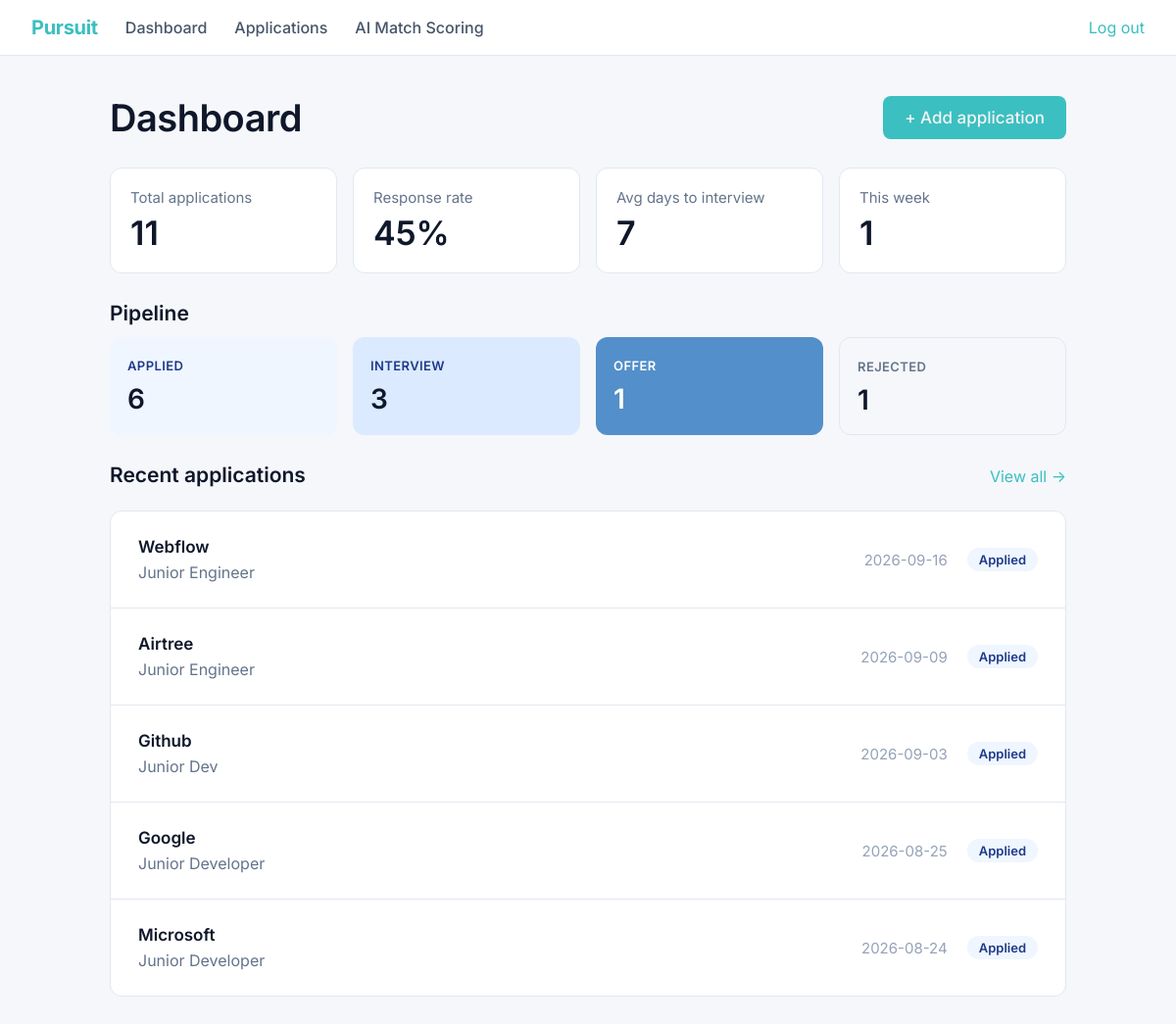
The page /dashboard (signed in) on the database as committed earlier.
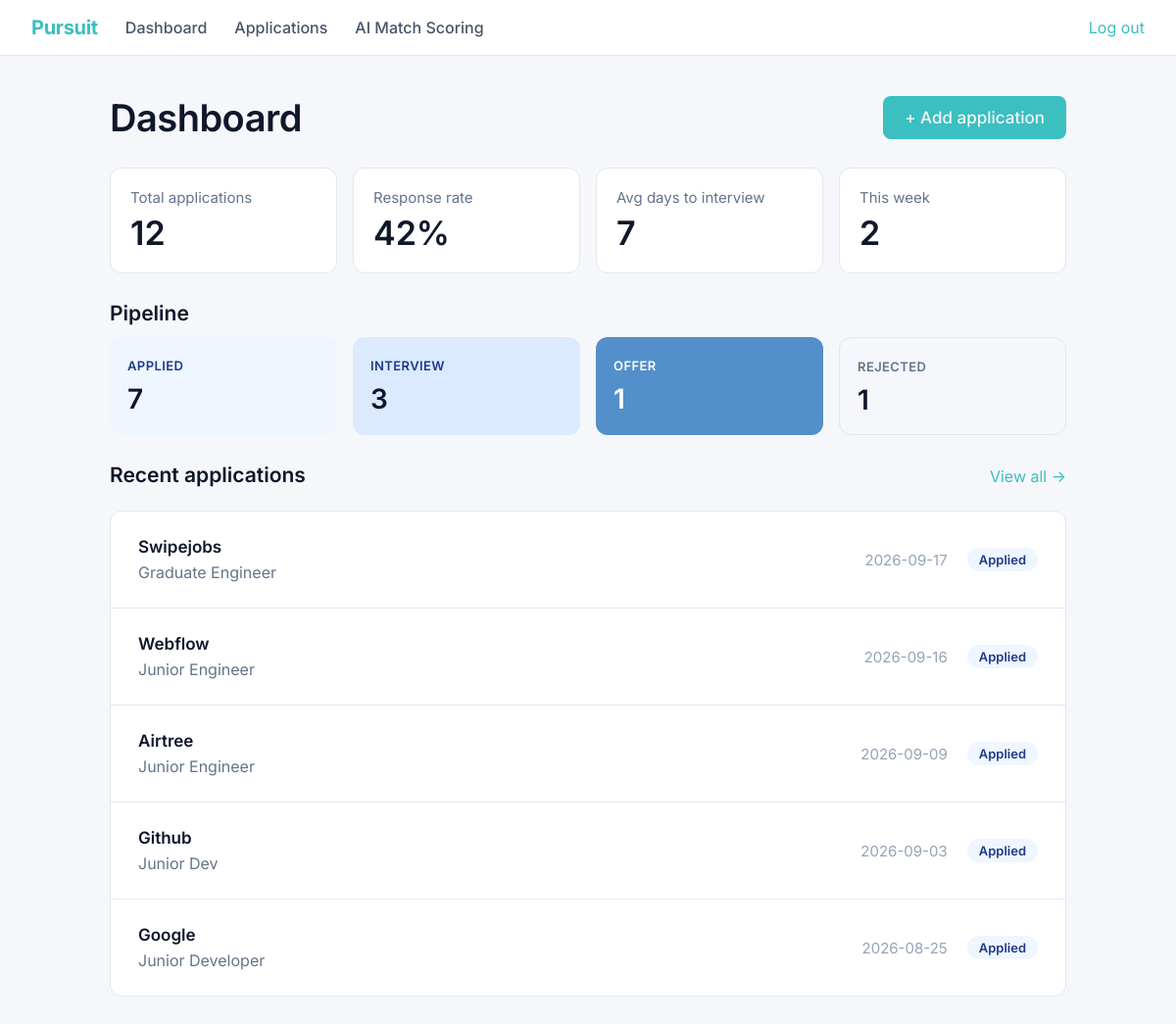
The same page on the database as committed later.
### tables this page shows
CREATE TABLE applications (
            id INTEGER PRIMARY KEY AUTOINCREMENT,
            company TEXT,
            role TEXT,
            job_description TEXT,
            resume_filename TEXT,
            status TEXT,
            date_applied TIMESTAMP,
            match_score INTEGER,
            missing_keywords TEXT,
            notes TEXT,
            status_updated_at TEXT,
            created_at TIMESTAMP
        , reasoning TEXT);

### app.py (the view)
@app.route('/dashboard',methods = ['GET','POST'])
def dashboard():
    if 'username' not in session:
        return render_template('dashboard.html')
    conn = sqlite3.connect("applications.db")
    conn.row_factory =sqlite3.Row
    cursor = conn.cursor()
    cursor.execute("SELECT COUNT(*) FROM applications")
    total_rows = cursor.fetchone()[0]
    applied = "Applied"
    query = "SELECT COUNT(*) FROM applications WHERE status != ?"
    cursor.execute(query,(applied,))
    responded = cursor.fetchone()[0]
    if total_rows > 0 :
        response_rate = round((responded/total_rows)*100)
        print(response_rate)
    else:
        response_rate =0
        print("No job applications yet")
    today = datetime.now()
    one_week_ago = today - timedelta(days=7)
    one_week_ago_str = one_week_ago.strftime('%Y-%m-%d')
    query2 = "SELECT COUNT(*) FROM applications WHERE date_applied >= ?"
    cursor.execute(query2,(one_week_ago_str,))
    applications_this_week = cursor.fetchone()[0]
    print("Applications this week : ", applications_this_week)
    interview1 = "Interview"
    query3 = "SELECT date_applied,status_updated_at FROM applications WHERE status = ?"
    cursor.execute(query3,(interview1,))
    data_date = cursor.fetchall()
    for row in data_date:
        print(row['date_applied'], row['status_updated_at'])
    day_gaps = []   # empty container, created BEFORE the loop
    for row in data_date:
        applied_date = datetime.strptime(row['date_applied'], '%Y-%m-%d')
        interview_date = datetime.strptime(row['status_updated_at'], '%Y-%m-%d')
        gap =(interview_date-applied_date).days
        day_gaps.append(gap)  # add gap into your container
    if len(day_gaps) > 0 :
        avg_days_to_interview = sum(day_gaps) / len(day_gaps)
        print("Average between application and Interview : ", round(avg_days_to_interview))
    else :
        print("No applications yet, apply for a job !")
        avg_days_to_interview = 0
    cursor.execute("SELECT status, COUNT(*) AS count FROM applications GROUP BY status")
    pipeline_data = cursor.fetchall()
    status_count_dict = {}
    for row in pipeline_data:
        print(row['status'], row['count'])
        status_count_dict[row["status"]] = row['count']
    print(status_count_dict)
    applied_count = status_count_dict.get('Applied',0)
    interview_count = status_count_dict.get('Interview',0)
    offer_count = status_count_dict.get('Offer',0)
    rejected_count = status_count_dict.get('Rejected',0)
    query5 = "SELECT company, role, status, date_applied FROM applications ORDER BY date_applied DESC LIMIT 5"
    cursor.execute(query5)
    recent_applications = cursor.fetchall()
    for recent in recent_applications:
        print(recent['date_applied'], "Date applied")
    conn.close()
    return render_template('dashboard.html',
                        total_rows=total_rows,
                        response_rate=response_rate,
                        applications_this_week=applications_this_week,
                        avg_days_to_interview=round(avg_days_to_interview),
                        applied_count = applied_count,
                        interview_count = interview_count,
                        rejected_count = rejected_count,
                        recent_applications = recent_applications,
                        offer_count = offer_count)

### app.py (called while the page is built)
@app.context_processor
def inject_user():
    return dict(logged_in='username' in session)

### templates/dashboard.html
{% extends "base.html" %}
{% block content %}
{%if logged_in %}
<div class="dashboard">
    <div class="dashboard-header">
        <h1>Dashboard</h1>
        <a href="{{ url_for('add_application') }}"><button type="button" class="btn-info">+ Add application</button></a>
    </div>
    <div class="stat-grid">
        <div class="stat-box">
            <div class="stat-box-label">Total applications</div>
            <div class="stat-box-value">{{ total_rows }}</div>
        </div>
        <div class="stat-box">
            <div class="stat-box-label">Response rate</div>
            <div class="stat-box-value">{{ response_rate }}%</div>
        </div>
        <div class="stat-box">
            <div class="stat-box-label">Avg days to interview</div>
            <div class="stat-box-value">{{ avg_days_to_interview }}</div>
        </div>
        <div class="stat-box">
            <div class="stat-box-label">This week</div>
            <div class="stat-box-value">{{ applications_this_week }}</div>
        </div>
    </div>
    <div class="section-heading">Pipeline</div>
    <div class="pipeline-grid">
        <div class="pipeline-box pipeline-applied">
            <span class="pipeline-label">Applied</span>
            <div class="pipeline-value">{{ applied_count }}</div>
        </div>
        <div class="pipeline-box pipeline-interview">
            <span class="pipeline-label">Interview</span>
            <div class="pipeline-value">{{ interview_count }}</div>
        </div>
        <div class="pipeline-box pipeline-offer">
            <span class="pipeline-label">Offer</span>
            <div class="pipeline-value">{{ offer_count }}</div>
        </div>
        <div class="pipeline-box pipeline-rejected">
            <span class="pipeline-label">Rejected</span>
            <div class="pipeline-value">{{ rejected_count }}</div>
        </div>
    </div>
    <div class="recent-header">
        <div class="section-heading">Recent applications</div>
        <a href="{{ url_for('applications') }}">View all &rarr;</a>
    </div>
    {% if recent_applications %}
    <div class="recent-panel">
        {% for recent in recent_applications %}
        <div class="recent-row">
            <div>
                <div class="recent-company">{{ recent['company'] }}</div>
                <div class="recent-role">{{ recent['role'] }}</div>
            </div>
            <div class="recent-right">
                <span class="recent-date">{{ recent['date_applied'] }}</span>
                <span class="status-tag status-{{ recent['status']|lower }}">{{ recent['status'] }}</span>
            </div>
        </div>
        {% endfor %}
    </div>
    {% else %}
    <div class="empty-state">No applications match yet.</div>
    {% endif %}
{% else%}
<div class="login-prompt">
        <p>Log in to view your dashboard.</p>
        <a href="{{ url_for('auth', mode='login') }}">Log in</a>
    </div>
{%endif%}
</div>
{% endblock %}

### templates/base.html (shortened to what this page needs)
<!DOCTYPE html>
<html lang="en">
<head>
    <link rel="stylesheet" href="{{ url_for('static', filename='styles.css') }}">
</head>
<body>
<nav class="navbar">
    <a href="{{ url_for('home') }}" class="navbar-brand">Pursuit</a>
    <a href="{{ url_for('dashboard') }}" class="navbar-link">Dashboard</a>
    <a href="{{ url_for('applications') }}" class="navbar-link">Applications</a>
    <a href="#" class="navbar-link">AI Match Scoring</a>
    {% if logged_in %}
    <a href="{{ url_for('logout') }}">Log out</a>
    {% else %}
    <a href="{{ url_for('auth', mode='login') }}">Log in</a>
    {% endif %}
</nav>
{% block content %}
{% endblock %}
</body>
</html>

### static/styles.css (style rules this page uses)
:root { --primary: #3bbfc1; --primary-pressed: #1d4ed8; --primary-deep: #1e3a8a; --navy: #0a1530; --surface: #f5f7fa; --canvas: #ffffff; --hairline: #e2e8f0; --hairline-strong: #cbd5e1; --ink: #0f172a; --charcoal: #1e293b; --slate: #475569; --steel: #64748b; --tint-100: #eff6ff; --tint-200: #dbeafe; --tint-300: #bfdbfe; --stone: #94a3b8; }
* { box-sizing: border-box; }
body { margin: 0; font-family: 'Inter', -apple-system, system-ui, sans-serif; background-color: var(--surface); color: var(--ink); }
a { color: var(--primary); text-decoration: none; }
.btn-info { background-color: var(--primary); color: #f4f3f3; border: none; border-radius: 8px; padding: 12px 22px; font-size: 17px; font-weight: 500; font-family: inherit; cursor: pointer; }
.navbar { display: flex; align-items: center; gap: 28px; padding: 16px 32px; background: var(--canvas); border-bottom: 1px solid var(--hairline); }
.navbar-brand { font-weight: 700; font-size: 20px; letter-spacing: -0.3px; }
.navbar-link { font-size: 16px; font-weight: 500; color: var(--slate); }
.dashboard { max-width: 1040px; margin: 0 auto; padding: 40px 32px; }
.dashboard-header { display: flex; justify-content: space-between; align-items: center; margin-bottom: 28px; }
.dashboard-header h1 { font-size: 38px; font-weight: 600; letter-spacing: -0.5px; margin: 0; }
.stat-grid { display: grid; grid-template-columns: repeat(4, 1fr); gap: 16px; margin-bottom: 28px; }
.stat-box { background: var(--canvas); border: 1px solid var(--hairline); border-radius: 12px; padding: 20px; }
.stat-box-label { font-size: 15px; color: var(--steel); margin-bottom: 6px; }
.stat-box-value { font-size: 34px; font-weight: 600; }
.section-heading { font-size: 21px; font-weight: 600; margin-bottom: 12px; }
.pipeline-grid { display: grid; grid-template-columns: repeat(4, 1fr); gap: 16px; margin-bottom: 28px; }
.pipeline-box { border-radius: 12px; padding: 18px; }
.pipeline-label { font-size: 13px; font-weight: 600; text-transform: uppercase; letter-spacing: 0.4px; }
.pipeline-value { font-size: 28px; font-weight: 600; margin-top: 8px; }
.pipeline-applied { background: var(--tint-100); }
.pipeline-applied .pipeline-label { color: var(--primary-deep); }
.pipeline-interview { background: var(--tint-200); }
.pipeline-interview .pipeline-label { color: var(--primary-deep); }
.pipeline-offer { background: rgb(83, 143, 202); }
.pipeline-offer .pipeline-label, .pipeline-offer .pipeline-value { color: #ffffff; }
.pipeline-rejected { background: var(--surface); border: 1px solid var(--hairline); }
.pipeline-rejected .pipeline-label { color: var(--steel); }
.recent-header { display: flex; justify-content: space-between; align-items: baseline; margin-bottom: 12px; }
.recent-panel { background: var(--canvas); border: 1px solid var(--hairline); border-radius: 12px; overflow: hidden; }
.recent-row { display: flex; justify-content: space-between; align-items: center; padding: 26px 28px; border-bottom: 1px solid var(--hairline); }
.recent-row:last-child { border-bottom: none; }
.recent-company { font-weight: 600; font-size: 17px; margin-bottom: 6px; }
.recent-role { color: var(--steel); font-size: 16px; }
.recent-right { display: flex; align-items: center; gap: 20px; }
.recent-date { color: var(--stone); font-size: 15px; }
.status-tag { border-radius: 999px; padding: 4px 12px; font-size: 13px; font-weight: 600; }
.status-applied { background: #eff6ff; color: #1e3a8a; }

Rows that differ between the two databases and show on the page:
no longer on this page (row unchanged): applications: company "Microsoft", role "Junior Developer", date_applied "2026-08-24", status "Applied"
added applications: company "Swipejobs", role "Graduate Engineer", date_applied "2026-09-17", status "Applied"
Other text that changed with them:
{{ total_rows }}: "11" → "12"
{{ response_rate }}: "45" → "42"
{{ applications_this_week }}: "1" → "2"
{{ applied_count }}: "6" → "7"
